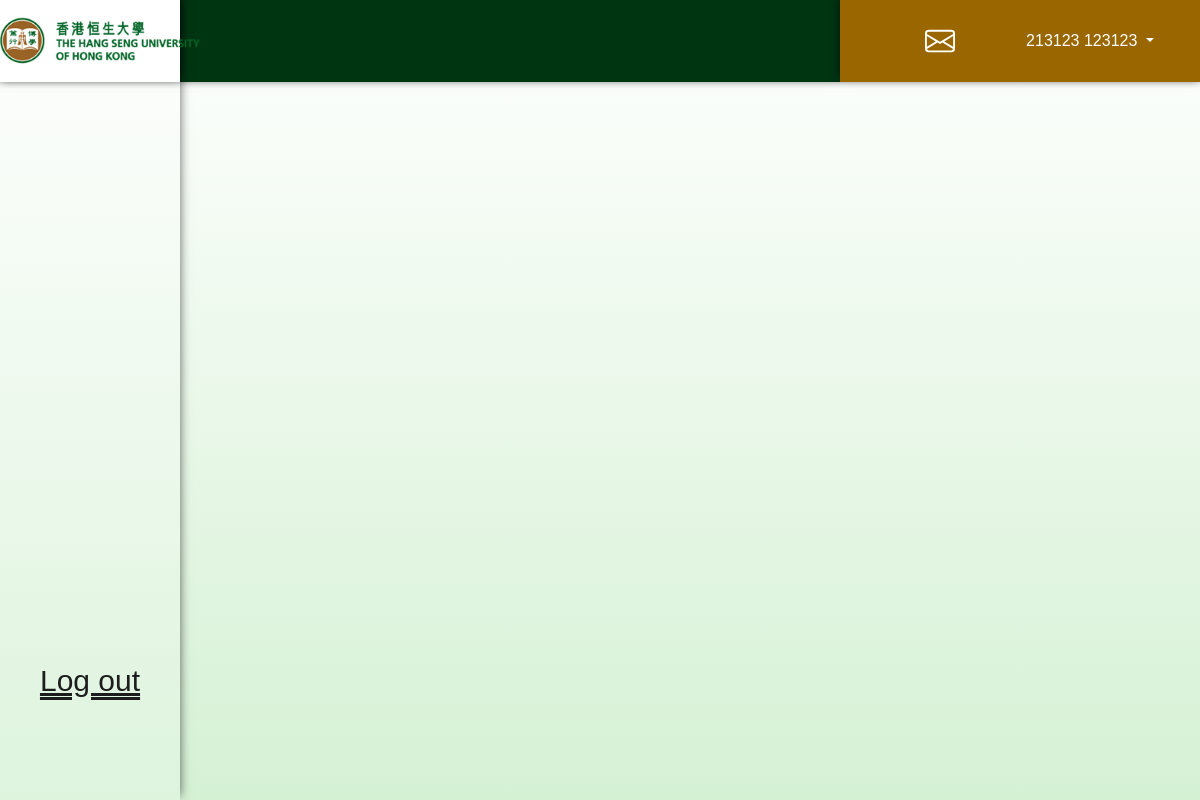
Page /student-index.php (signed in) on the earlier database version.
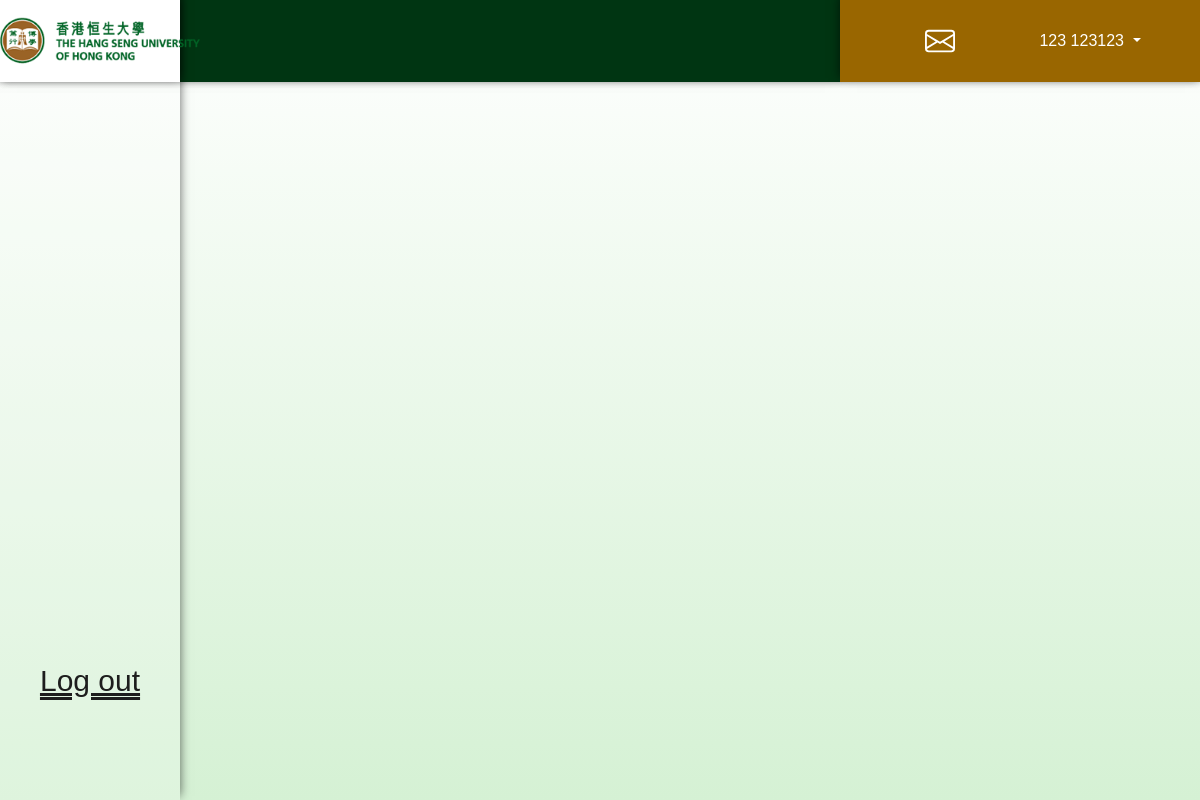
Same page on the later database version.
### tables this page shows
CREATE TABLE `students` (
  `id` int(10) NOT NULL,
  `name` varchar(20) NOT NULL,
  `year` year(4) NOT NULL,
  `programe` varchar(8) NOT NULL,
  `password` varchar(15) NOT NULL,
  `lastlogin` date DEFAULT NULL
);

### student-index.php (the view, shortened to what this page needs)
<?php
require_once 'control.php';
if (isset($_SESSION['user_id'])) {
  $user_id = $_SESSION['user_id'];
  $db = loadingdb();
  $query = "SELECT name FROM students WHERE id = '$user_id'";
  $result = mysqli_query($db, $query);
  if (mysqli_num_rows($result) > 0) {
    $row = mysqli_fetch_assoc($result);
    $studentName = $row['name'];
  }
}
?>
<!DOCTYPE html>
<html>
	<head>
     <link href="https://cdn.jsdelivr.net/npm/bootstrap@5.3.2/dist/css/bootstrap.min.css" rel="stylesheet">
        <link rel="stylesheet" type="text/css" href="css/student-index.css">
	</head>
	<body>
    <div class="top">
       <div class="top-left"></div>
       <div class="top-right">
       <button class="message-button" >
        </button>
        <div class="btn-group">
          <button type="button" class="btn dropdown-toggle" data-bs-toggle="dropdown" aria-expanded="false">
          <?php echo $studentName . ' ' . $user_id; ?>
          </button>
        </div>
       </div>
    </div>
    <div class="left">
      <div class="leftheader">
      <img src="hsu-photo/hsulogo.png" >
      </div>
       <button class="lgb"><a href="">Log out</a></button>
    </div>
	 <div class="right">
      <div class="right-main">
        <iframe src="student-index/student-home.html"></iframe>
      </div>
     </div>
	</body>
</html>

### css/student-index.css (style rules this page uses)
* { margin: 0; padding: 0; }
body { display: flex; background: linear-gradient(#ffffff,#d5f1d4); }
.left { background-color: rgba(255, 255, 255, 0.214); width: 15%; height: 100vh; display: flex; flex-direction: column; box-shadow: 0px -4px 10px rgba(0, 0, 0, 0.6); z-index: 3; justify-content: center; text-align: center; }
.leftheader { background-color: #ffffff; height: 82px; display: flex; margin-bottom: auto; box-shadow: 0px -4px 10px rgba(0, 0, 0, 0.6); }
.leftheader img { width: 200px; height: 70px; margin: auto; }
.lgb { margin-top: auto; height: 60px; margin-bottom: 90px; border: none; background-color: rgba(240, 248, 255, 0); transition: background-color 0.3s ease; }
.lgb a { font-size: 30px; color: #1d1d1d; font-family: 'Gill Sans', 'Gill Sans MT', Calibri, 'Trebuchet MS', sans-serif; text-decoration-style: double; }
.right { display: flex; width: 85%; height: 100vh; flex-direction: column; position: relative; }
.top { height: 82px; display: flex; position: fixed; top: 0; width: 100%; z-index: 1; box-shadow: 0px -4px 10px rgba(0, 0, 0, 0.6); }
.top-left { width: 70%; background-color: #003512; box-shadow: 0px -4px 10px rgba(0, 0, 0, 0.6); }
.top-right { width: 30%; margin-right: auto; display: flex; background-color: #996600; box-shadow: 0px -4px 10px rgba(0, 0, 0, 0.6); }
.message-button { height: 82px; width: 80px; margin-left: auto; border: none; color: #ffffff; background-color: #99660000; transition: background-color 0.3s ease; }
.btn-group { border-radius: 0px; width: 220px; font-family: 'Gill Sans', 'Gill Sans MT', Calibri, 'Trebuchet MS', sans-serif; }
.btn { --bs-btn-color: #ffffff; }
.right-main { display: flex; overflow-y: auto; height: 100%; width: 100%; padding-top: 90px; padding-left: 10px; box-sizing: border-box; }
.right-main iframe { height: 100%; width: 100%; border: none; }

Differences in the rows shown:
changed students: name "213123" → "123"
